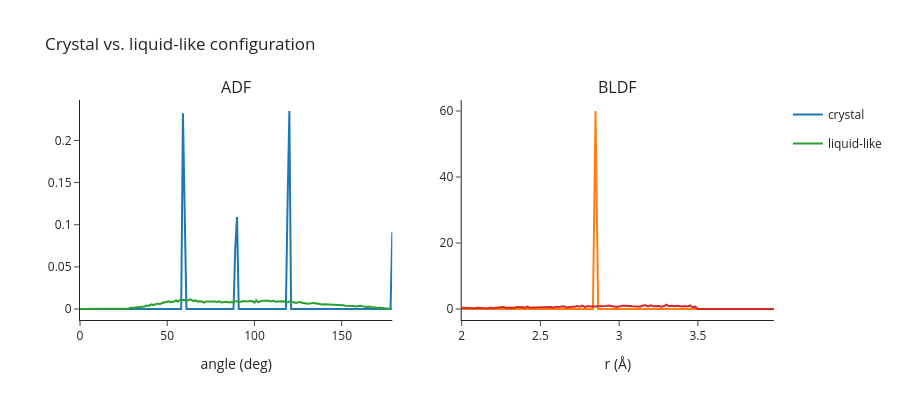

Notebook source saved alongside this figure:
### Markdown cell above
## 3. Crystal vs. liquid

Heat the lattice (large random displacements) and the sharp peaks turn
into broad humps — the hallmark of a disordered phase. ADF and BLDF make
this picture obvious without doing any further analysis.

### Code cell
rng = np.random.default_rng(0)

perfect = make_crystal('fcc', lattice_constant=4.05, repetitions=(5,5,5))
liquid = perfect.copy()
liquid.positions += rng.normal(scale=0.45, size=liquid.positions.shape)

for atoms in (perfect, liquid):
    pyscal.find_neighbors(atoms, method='cutoff', cutoff=3.5)

fig = make_subplots(rows=1, cols=2, subplot_titles=('ADF', 'BLDF'))
for label, atoms in [('crystal', perfect), ('liquid-like', liquid)]:
    adf, ang = pyscal.angular_distribution_function(atoms, bins=180)
    bldf, r  = pyscal.bond_length_distribution(atoms, bins=120, rmin=2.0, rmax=4.0)
    fig.add_trace(go.Scatter(x=ang, y=adf, mode='lines', name=label,
                             legendgroup=label, showlegend=True), row=1, col=1)
    fig.add_trace(go.Scatter(x=r, y=bldf, mode='lines', name=label,
                             legendgroup=label, showlegend=False), row=1, col=2)
fig.update_xaxes(title_text='angle (deg)', row=1, col=1)
fig.update_xaxes(title_text='r (\u00c5)', row=1, col=2)
fig.update_layout(template='simple_white', height=400,
                  title='Crystal vs. liquid-like configuration')
fig

### Figure 1 — Plotly figure (JSON) as saved in the notebook; plotly's stock layout.template omitted (floating-point values rounded to 4 significant figures; data arrays with more than 128 entries replaced by an {"elided": "..."} marker saying what was removed)
{"data": [{"legendgroup": "crystal", "mode": "lines", "name": "crystal", "showlegend": true, "type": "scatter", "x": {"elided": "180 float values"}, "xaxis": "x", "y": {"elided": "180 float values"}, "yaxis": "y"}, {"legendgroup": "crystal", "mode": "lines", "name": "crystal", "showlegend": false, "type": "scatter", "x": [2.0, 2.017, 2.033, 2.05, 2.067, 2.083, 2.1, 2.117, 2.133, 2.15, 2.167, 2.183, 2.2, 2.217, 2.233, 2.25, 2.267, 2.283, 2.3, 2.317, 2.333, 2.35, 2.367, 2.383, 2.4, 2.417, 2.433, 2.45, 2.467, 2.483, 2.5, 2.517, 2.533, 2.55, 2.567, 2.583, 2.6, 2.617, 2.633, 2.65, 2.667, 2.683, 2.7, 2.717, 2.733, 2.75, 2.767, 2.783, 2.8, 2.817, 2.833, 2.85, 2.867, 2.883, 2.9, 2.917, 2.933, 2.95, 2.967, 2.983, 3.0, 3.017, 3.033, 3.05, 3.067, 3.083, 3.1, 3.117, 3.133, 3.15, 3.167, 3.183, 3.2, 3.217, 3.233, 3.25, 3.267, 3.283, 3.3, 3.317, 3.333, 3.35, 3.367, 3.383, 3.4, 3.417, 3.433, 3.45, 3.467, 3.483, 3.5, 3.517, 3.533, 3.55, 3.567, 3.583, 3.6, 3.617, 3.633, 3.65, 3.667, 3.683, 3.7, 3.717, 3.733, 3.75, 3.767, 3.783, 3.8, 3.817, 3.833, 3.85, 3.867, 3.883, 3.9, 3.917, 3.933, 3.95, 3.967, 3.983], "xaxis": "x2", "y": [0.0, 0.0, 0.0, 0.0, 0.0, 0.0, 0.0, 0.0, 0.0, 0.0, 0.0, 0.0, 0.0, 0.0, 0.0, 0.0, 0.0, 0.0, 0.0, 0.0, 0.0, 0.0, 0.0, 0.0, 0.0, 0.0, 0.0, 0.0, 0.0, 0.0, 0.0, 0.0, 0.0, 0.0, 0.0, 0.0, 0.0, 0.0, 0.0, 0.0, 0.0, 0.0, 0.0, 0.0, 0.0, 0.0, 0.0, 0.0, 0.0, 0.0, 0.0, 60.0, 0.0, 0.0, 0.0, 0.0, 0.0, 0.0, 0.0, 0.0, 0.0, 0.0, 0.0, 0.0, 0.0, 0.0, 0.0, 0.0, 0.0, 0.0, 0.0, 0.0, 0.0, 0.0, 0.0, 0.0, 0.0, 0.0, 0.0, 0.0, 0.0, 0.0, 0.0, 0.0, 0.0, 0.0, 0.0, 0.0, 0.0, 0.0, 0.0, 0.0, 0.0, 0.0, 0.0, 0.0, 0.0, 0.0, 0.0, 0.0, 0.0, 0.0, 0.0, 0.0, 0.0, 0.0, 0.0, 0.0, 0.0, 0.0, 0.0, 0.0, 0.0, 0.0, 0.0, 0.0, 0.0, 0.0, 0.0, 0.0], "yaxis": "y2"}, {"legendgroup": "liquid-like", "mode": "lines", "name": "liquid-like", "showlegend": true, "type": "scatter", "x": {"elided": "180 float values"}, "xaxis": "x", "y": {"elided": "180 float values"}, "yaxis": "y"}, {"legendgroup": "liquid-like", "mode": "lines", "name": "liquid-like", "showlegend": false, "type": "scatter", "x": [2.0, 2.017, 2.033, 2.05, 2.067, 2.083, 2.1, 2.117, 2.133, 2.15, 2.167, 2.183, 2.2, 2.217, 2.233, 2.25, 2.267, 2.283, 2.3, 2.317, 2.333, 2.35, 2.367, 2.383, 2.4, 2.417, 2.433, 2.45, 2.467, 2.483, 2.5, 2.517, 2.533, 2.55, 2.567, 2.583, 2.6, 2.617, 2.633, 2.65, 2.667, 2.683, 2.7, 2.717, 2.733, 2.75, 2.767, 2.783, 2.8, 2.817, 2.833, 2.85, 2.867, 2.883, 2.9, 2.917, 2.933, 2.95, 2.967, 2.983, 3.0, 3.017, 3.033, 3.05, 3.067, 3.083, 3.1, 3.117, 3.133, 3.15, 3.167, 3.183, 3.2, 3.217, 3.233, 3.25, 3.267, 3.283, 3.3, 3.317, 3.333, 3.35, 3.367, 3.383, 3.4, 3.417, 3.433, 3.45, 3.467, 3.483, 3.5, 3.517, 3.533, 3.55, 3.567, 3.583, 3.6, 3.617, 3.633, 3.65, 3.667, 3.683, 3.7, 3.717, 3.733, 3.75, 3.767, 3.783, 3.8, 3.817, 3.833, 3.85, 3.867, 3.883, 3.9, 3.917, 3.933, 3.95, 3.967, 3.983], "xaxis": "x2", "y": [0.3416, 0.2684, 0.3416, 0.244, 0.2196, 0.1952, 0.3904, 0.3172, 0.2928, 0.2684, 0.1464, 0.4148, 0.244, 0.4148, 0.4636, 0.4148, 0.61, 0.3416, 0.4636, 0.4148, 0.3416, 0.6344, 0.5124, 0.5856, 0.3172, 0.732, 0.3904, 0.4148, 0.4636, 0.5612, 0.5612, 0.61, 0.6588, 0.732, 0.61, 0.4148, 0.7076, 0.5856, 0.6832, 0.8052, 0.4392, 0.6832, 0.7076, 0.6832, 0.9028, 0.7076, 1.049, 0.5856, 0.9272, 0.7564, 0.7076, 0.7564, 0.854, 0.854, 0.7808, 0.9028, 1.049, 0.854, 0.854, 0.6344, 0.732, 1.0, 0.976, 1.025, 0.9028, 0.8296, 0.7808, 0.7076, 0.6832, 1.049, 1.098, 0.7808, 1.122, 0.8296, 0.8296, 0.9028, 0.6588, 0.8296, 1.342, 0.8296, 0.9516, 0.8052, 1.0, 0.8296, 0.732, 0.9028, 0.732, 1.074, 0.5368, 0.7076, 0.0, 0.0, 0.0, 0.0, 0.0, 0.0, 0.0, 0.0, 0.0, 0.0, 0.0, 0.0, 0.0, 0.0, 0.0, 0.0, 0.0, 0.0, 0.0, 0.0, 0.0, 0.0, 0.0, 0.0, 0.0, 0.0, 0.0, 0.0, 0.0, 0.0], "yaxis": "y2"}], "layout": {"annotations": [{"font": {"size": 16}, "showarrow": false, "text": "ADF", "x": 0.225, "xanchor": "center", "xref": "paper", "y": 1.0, "yanchor": "bottom", "yref": "paper"}, {"font": {"size": 16}, "showarrow": false, "text": "BLDF", "x": 0.775, "xanchor": "center", "xref": "paper", "y": 1.0, "yanchor": "bottom", "yref": "paper"}], "height": 400, "title": {"text": "Crystal vs. liquid-like configuration"}, "xaxis": {"anchor": "y", "domain": [0.0, 0.45], "title": {"text": "angle (deg)"}}, "xaxis2": {"anchor": "y2", "domain": [0.55, 1.0], "title": {"text": "r (Å)"}}, "yaxis": {"anchor": "x", "domain": [0.0, 1.0]}, "yaxis2": {"anchor": "x2", "domain": [0.0, 1.0]}}}
